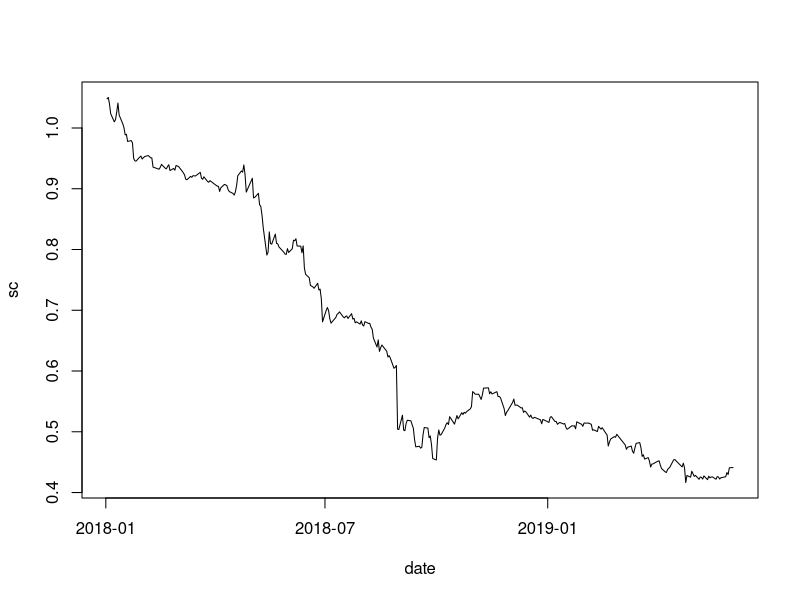
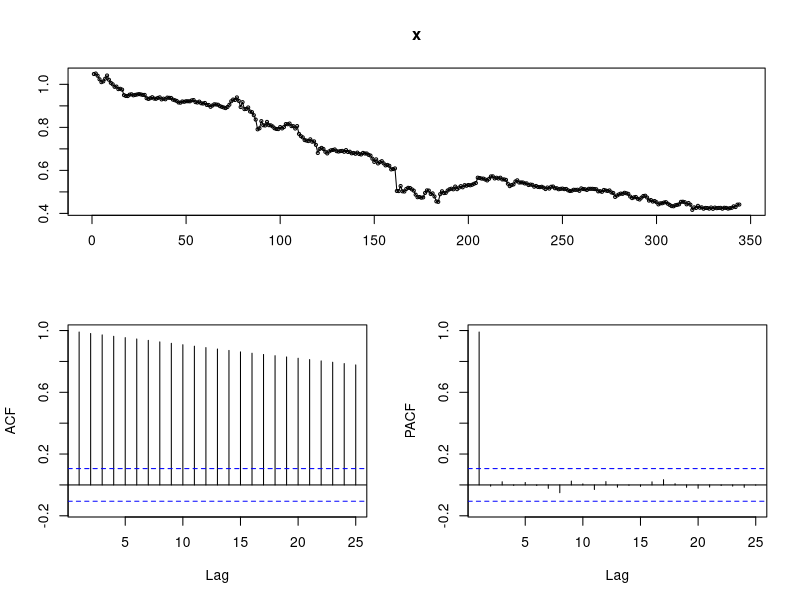
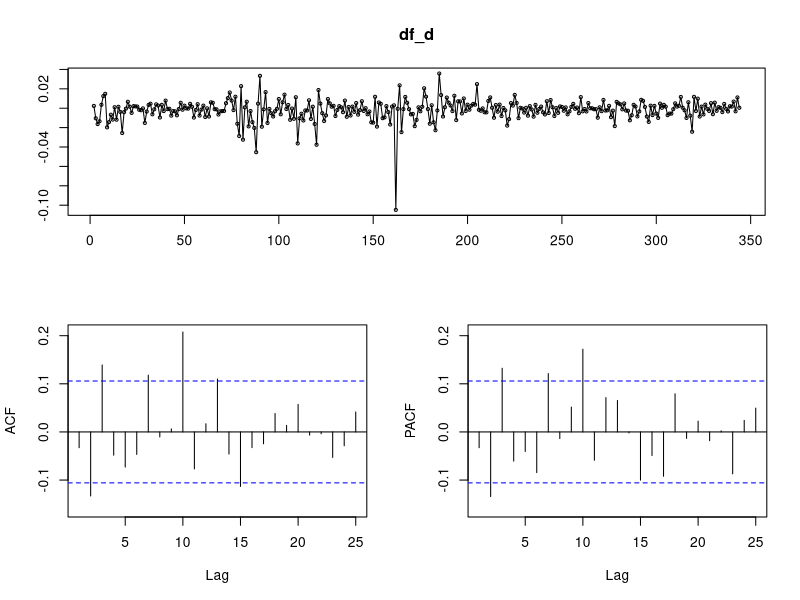
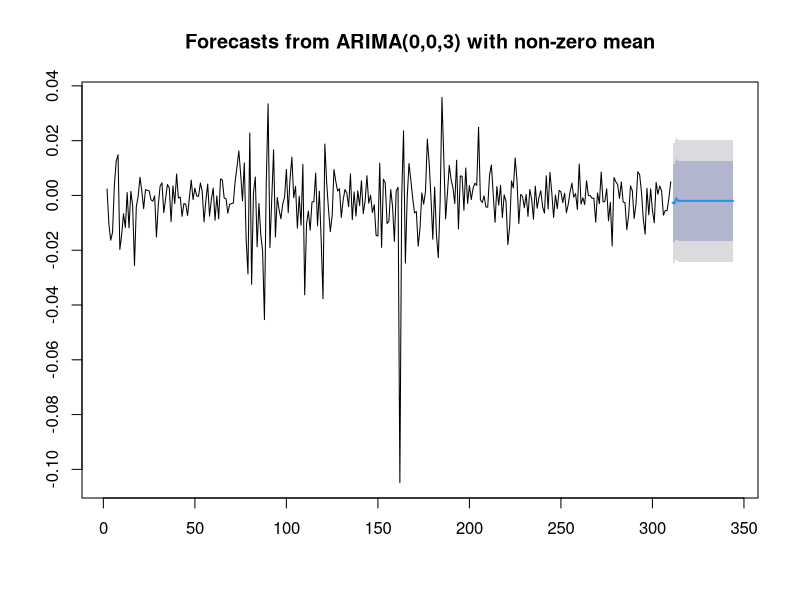
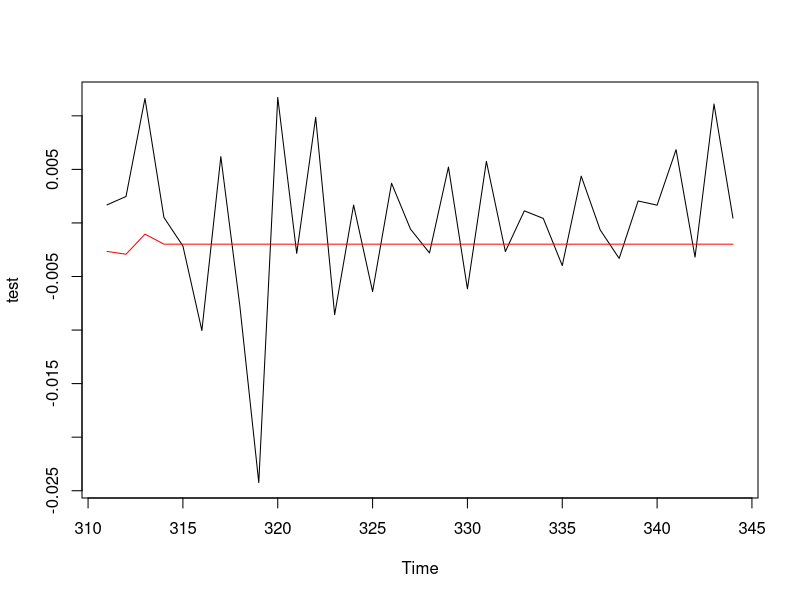
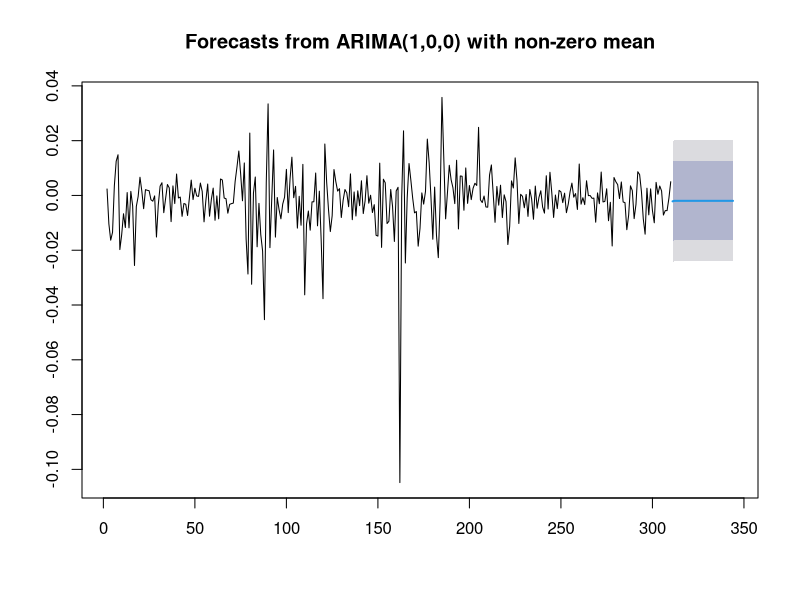
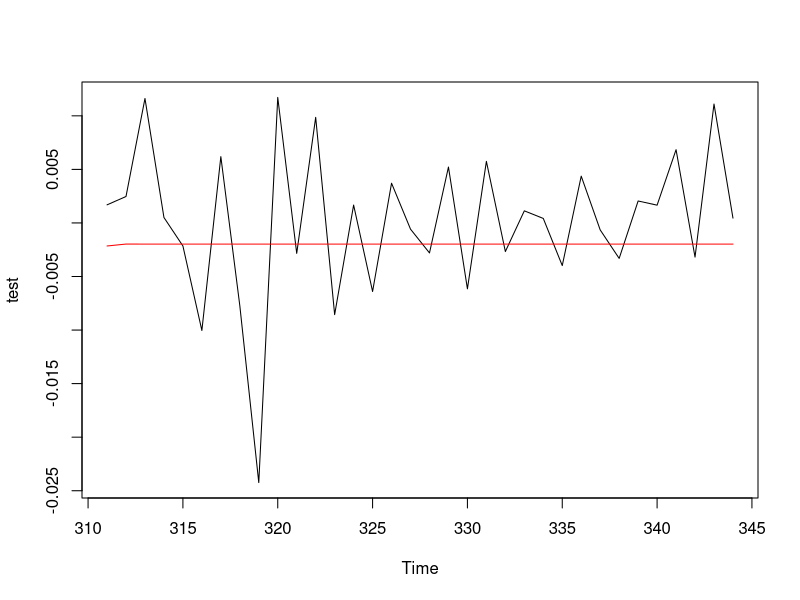

The R script that drew these images, in order:
## ---- chunk 1
knitr::opts_chunk$set(echo = TRUE)
## ---- chunk 2

library(dplyr)
library(tidyr)
library(readxl)
library(forecast)
library(tseries)
## ---- chunk 3
df <- read.csv("arsmxn_d.csv")
head(df)
## ---- chunk 4
frequency(df)
## ---- chunk 5
sc = ts(df$Otwarcie, frequency = 1)
date = as.Date(df$Data, format='%Y-%m-%d')
## ---- chunk 6
plot(date,sc, type = "l")
## ---- chunk 7
x<-ts(df$Otwarcie, frequency = 1)
tsdisplay(x)
## ---- chunk 8
adf=adf.test(sc)
adf
## ---- chunk 9
df_d=diff(sc)
adf.test(df_d)
## ---- chunk 10
tsdisplay(df_d)
## ---- chunk 11
test=window(df_d,start=311)
train=window(df_d,end =310)
## ---- chunk 12
model_arima=auto.arima(train)
summary(model_arima)

## ---- chunk 13
predArima=forecast(model_arima, h=length(test))
plot(predArima)
## ---- chunk 14
plot(test, type="l")
lines(predArima$mean,col="red")
## ---- chunk 15
model_ar1=arima(train, c(1,0,0))
summary(model_ar1)
## ---- chunk 16
predar1=forecast(model_ar1,h=length(test))
plot(predar1)
## ---- chunk 17
plot(test, type="l")
lines(predar1$mean,col="red")
## ---- chunk 18
blad1=mean((predArima$mean-test)^2)
blad2=mean((predar1$mean-test)^2)

## ---- chunk 19
blad1
blad2
